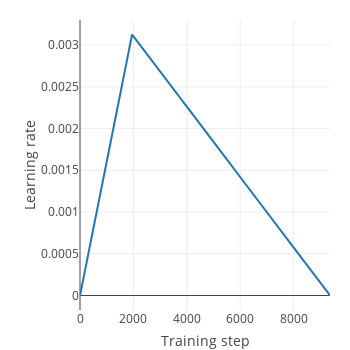

The cell this chart's notebook holds for it:
### Code cell
lr_decay = fw.train.linear_decay()
lr_func = fw.train.one_cycle_lr(LEARNING_RATE/BATCH_SIZE, total_steps, warmup_steps, lr_decay)
fw.plt.plot_lr_func(lr_func, total_steps)

### Figure 1 — Plotly figure (JSON) as saved in the notebook; plotly's stock layout.template omitted (floating-point values rounded to 4 significant figures; data arrays with more than 128 entries replaced by an {"elided": "..."} marker saying what was removed)
{"data": [{"y": {"elided": "9360 float values"}, "type": "scatter", "uid": "967ced84-5d9f-43dc-badd-8311a6a69573"}], "layout": {"autosize": false, "yaxis": {"title": {"text": "Learning rate"}}, "height": 350, "width": 350, "xaxis": {"title": {"text": "Training step"}}, "margin": {"r": 20, "b": 40, "l": 80, "t": 20}}}
